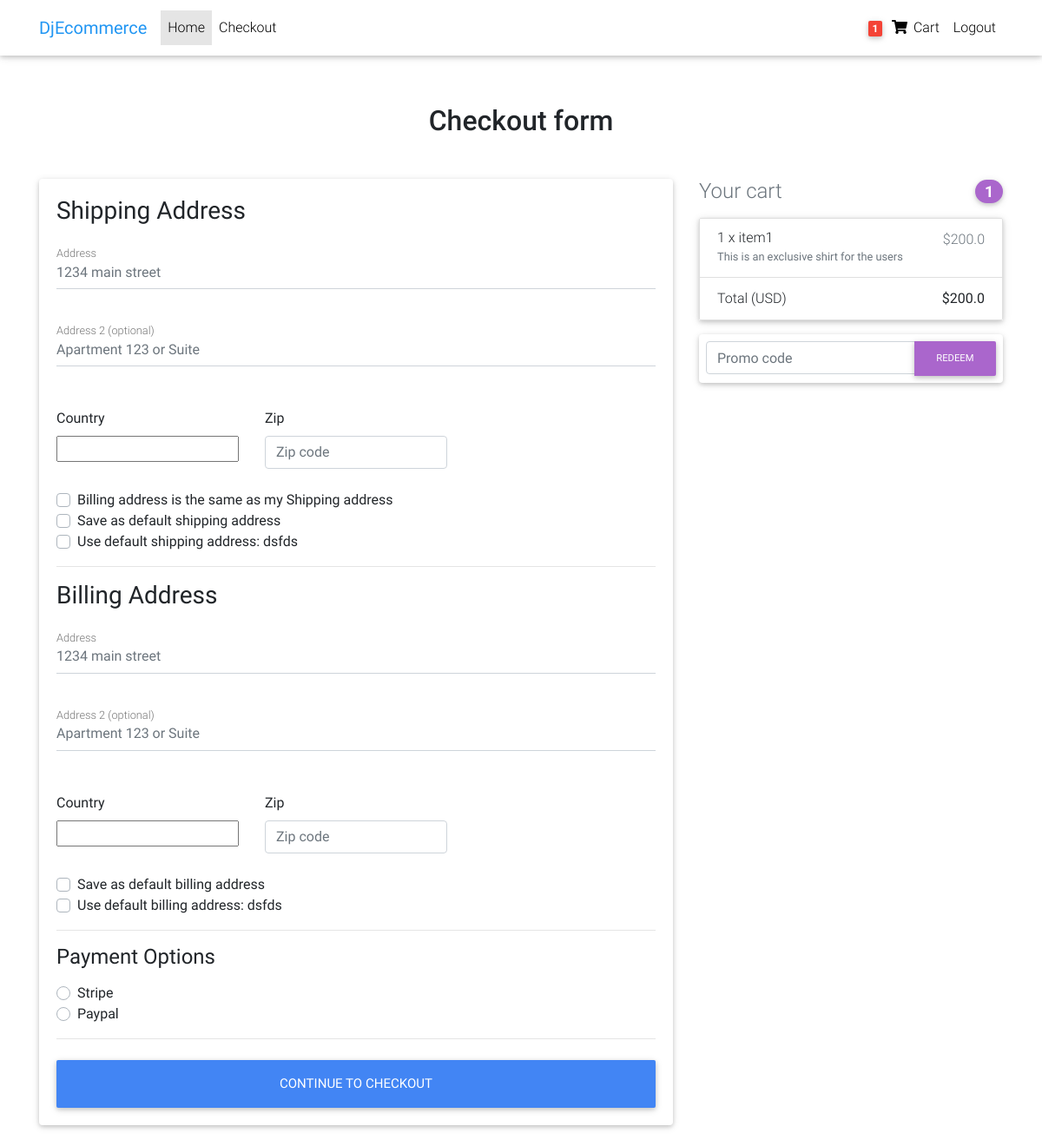
The page /checkout/ (signed in) on the database its author committed.
### core/models.py (models this page shows, shortened)
class Order(models.Model):
    user = models.ForeignKey(settings.AUTH_USER_MODEL,
                             on_delete=models.CASCADE)
    ref_code = models.CharField(max_length=20, blank=True, null=True)
    items = models.ManyToManyField(OrderItem)
    start_date = models.DateTimeField(auto_now_add=True)
    ordered_date = models.DateTimeField()  # moment when the order is created
    ordered = models.BooleanField(default=False)
    billing_address = models.ForeignKey('Address', related_name='billing_address', on_delete=models.SET_NULL, blank=True, null=True)
    shipping_address = models.ForeignKey('Address', related_name='shipping_address', on_delete=models.SET_NULL, blank=True, null=True)
    payment = models.ForeignKey('Payment', on_delete=models.SET_NULL, blank=True, null=True)
    coupon = models.ForeignKey('Coupon', on_delete=models.SET_NULL, blank=True, null=True)
    being_delivered = models.BooleanField(default=False)
    received = models.BooleanField(default=False)
    refund_requested = models.BooleanField(default=False)
    refund_granted = models.BooleanField(default=False)
    '''
    1. Item added to cart
    2. Adding a billing address
    (Failed checkout)
    3. Payment
    (Preprocessing, processing, packaging etc.)
    4. Being delivered
    5. Received
    6. Refunds
    '''
    def get_total(self):
        total = 0
        for order_item in self.items.all():
            total += order_item.get_final_price()
        if self.coupon:
            total -= self.coupon.amount
        return total

class Address(models.Model):
    user = models.ForeignKey(settings.AUTH_USER_MODEL,
                             on_delete=models.CASCADE)
    street_address = models.CharField(max_length=100)
    apartment_address = models.CharField(max_length=100)
    country = CountryField(multiple=False)
    zip = models.CharField(max_length=10)
    address_type = models.CharField(max_length=1, choices=ADDRESS_CHOICES)
    default = models.BooleanField(default=False)            # field for use this as a default shipping/billing address
    class Meta:
        verbose_name_plural = "Addresses"

class OrderItem(models.Model):
    user = models.ForeignKey(settings.AUTH_USER_MODEL,
                             on_delete=models.CASCADE)
    ordered = models.BooleanField(default=False)
    item = models.ForeignKey(Item, on_delete=models.CASCADE)
    quantity = models.IntegerField(default=1)
    def get_total_item_price(self):
        return self.quantity * self.item.price
    def get_final_price(self):
        if self.item.discount_price:
            return self.get_total_discount_item_price()
        return self.get_total_item_price()

class Item(models.Model):
    title = models.CharField(max_length=100)
    price = models.FloatField()
    discount_price = models.FloatField(blank=True, null=True)
    category = models.CharField(choices=CATEGORY_CHOICES, max_length=2)
    label = models.CharField(choices=LABEL_CHOICES, max_length=1)
    slug = models.SlugField()
    description = models.TextField()
    image = models.ImageField()

### core/views.py (the view, shortened to what this page needs)
# urls.py: path('checkout/', CheckoutView.as_view(), name='checkout'),
class CheckoutView(View):
    def get(self, *args, **kwargs):
        try:
            order = Order.objects.get(
                user=self.request.user,
                ordered=False  # that means we are not getting an order that is already purchased
            )
            form = CheckoutForm()
            context = {
            'form': form,
            'couponform': CouponForm(),
            'order': order,
            'DISPLAY_COUPON_FORM': True
            }
            shipping_address_qs = Address.objects.filter(
                user=self.request.user,
                address_type='S',
                default=True
            )
            if shipping_address_qs.exists():
                context.update({'default_shipping_address': shipping_address_qs[0]})
            billing_address_qs = Address.objects.filter(
                user=self.request.user,
                address_type='B',
                default=True
            )
            if billing_address_qs.exists():
                context.update({'default_billing_address': billing_address_qs[0]})
            return render(self.request, "checkout-page.html", context)
        except ObjectDoesNotExist:
            messages.info(self.request, "You don't have an active order")
            return redirect('core:checkout')

### core/forms.py
class CouponForm(forms.Form):
    code = forms.CharField(widget=forms.TextInput(attrs={
        'class': "form-control",
        'placeholder': 'Promo code',
        'aria-label': "Recipient's username",
        'aria-describedby': "basic-addon2"
    }))

### core/templatetags/cart_template_tags.py (called while the page is built)
@register.filter
def cart_item_count(user):
    if user.is_authenticated:
        qs = Order.objects.filter(user=user, ordered=False)
        if qs.exists():
            return qs[0].items.count()
    return 0  # if user is not authenticated return 0

### templates/checkout-page.html (shortened to what this page needs)
{% load static %}
<!DOCTYPE html>
<html lang="en">
<head>
    <link rel="stylesheet" href="https://use.fontawesome.com/releases/v5.11.2/css/all.css">
    <link href="{% static 'css/bootstrap.min.css' %}" rel="stylesheet">
    <link href="{% static 'css/mdb.min.css' %}" rel="stylesheet">
    <link href="{% static 'css/style.min.css' %}" rel="stylesheet">
</head>
<body>
{% include 'base.html' %}
{% include 'navbar.html' %}
{% load crispy_forms_tags %}
<main>
    <div class="container wow fadeIn">
        <h2 class="my-5 h2 text-center">Checkout form</h2>
        <div class="row">
            <div class="col-md-8 mb-4">
                <div class="card">
                    <form method="POST" class="card-body">
                        <h3>Shipping Address</h3>
                        <div class="hideable_shipping_form">
                            <div class="md-form mb-5">
                                <input type="text" placeholder="1234 main street" id="shipping_address" name="shipping_address" class="form-control"/>
                                <label for="shipping_address" class="">Address</label>
                            </div>
                            <div class="md-form mb-5">
                              <input type="text" placeholder="Apartment 123 or Suite" id="shipping_address2" name="shipping_address2" class="form-control"/>
                                <label for="shipping_address2" class="">Address 2 (optional)</label>
                            </div>
                            <div class="row">
                                <div class="col-lg-4 col-md-12 mb-4">
                                    <label >Country</label>
                                        {{ form.shipping_country }}
                                </div>
                                <div class="col-lg-4 col-md-6 mb-4">
                                    <label for="shipping_zip">Zip</label>
                                   <input type="text" placeholder="Zip code" id="shipping_zip" name="shipping_zip" class="form-control" />
                                </div>
                            </div>
                             <div class="custom-control custom-checkbox">
                            <label class="custom-control-label" for="same_billing_address">Billing address is the same as my
                                Shipping address</label>
                        </div>
                        <div class="custom-control custom-checkbox">
                            <label class="custom-control-label" for="set_default_shipping">Save as default shipping address</label>
                        </div>
                            </div>
                        {% if default_shipping_address %}
                         <div class="custom-control custom-checkbox">
                            <label class="custom-control-label" for="use_default_shipping">Use default shipping address: {{ default_shipping_address.street_address|truncatechars:10 }}</label>
                        </div>
                        {% endif %}
                            <hr>
                        <h3>Billing Address</h3>
                        <div class="hideable_billing_form">
                            <div class="md-form mb-5">
                                <input type="text" placeholder="1234 main street" id="billing_address" name="billing_address" class="form-control"/>
                                <label for="billing_address" class="">Address</label>
                            </div>
                            <div class="md-form mb-5">
                              <input type="text" placeholder="Apartment 123 or Suite" id="billing_address2" name="billing_address2" class="form-control"/>
                                <label for="billing_address2" class="">Address 2 (optional)</label>
                            </div>
                            <div class="row">
                                <div class="col-lg-4 col-md-12 mb-4">
                                    <label >Country</label>
                                        {{ form.billing_country }}
                                </div>
                                <div class="col-lg-4 col-md-6 mb-4">
                                    <label for="billing_zip">Zip</label>
                                   <input type="text" placeholder="Zip code" id="billing_zip" name="billing_zip" class="form-control" />
                                </div>
                            </div>
                             <div class="custom-control custom-checkbox">
                            <label class="custom-control-label" for="set_default_billing">Save as default billing address</label>
                             </div>
                        </div>
                            {% if default_billing_address %}
                        <div class="custom-control custom-checkbox">
                            <label class="custom-control-label" for="use_default_billing">Use default billing address: {{ default_billing_address.street_address|truncatechars:10 }}</label>
                        </div>
                        {% endif %}
                        <hr>
                        <h4>Payment Options</h4>
                        <div class="d-block my-3">
                            {% for value, name in form.fields.payment_option.choices %}
                            <div class="custom-control custom-radio">
                                <label class="custom-control-label" for="{{ name }}">{{ name }}</label>
                            </div>
                            {% endfor %}
                        </div>
                        <hr class="mb-4">
                        <button class="btn btn-primary btn-lg btn-block" type="submit">Continue to checkout</button>
                    </form>
                </div>
            </div>
            <div class="col-md-4 mb-4">
                {% include 'order_snippet.html' %}
            </div>
        </div>
    </div>
</main>
</body>
</html>

### templates/navbar.html (shortened to what this page needs)
 <!DOCTYPE html>
<html lang="en">
<head>
</head>
<body>
{% load cart_template_tags %}
  <nav class="navbar fixed-top navbar-expand-lg navbar-light white scrolling-navbar">
    <div class="container">
      <a class="navbar-brand waves-effect" href="https://mdbootstrap.com/docs/jquery/" target="_blank">
        <strong class="blue-text">DjEcommerce</strong>
      </a>
      <div class="collapse navbar-collapse" id="navbarSupportedContent">
        <ul class="navbar-nav mr-auto">
          <li class="nav-item active">
            <a class="nav-link waves-effect" href="#">Home
            </a>
          </li>
          <li class="nav-item">
            <a class="nav-link waves-effect" href="/checkout"
              target="_blank">Checkout</a>
          </li>
        </ul>
        <ul class="navbar-nav nav-flex-icons">
          {% if request.user.is_authenticated %}
          <li class="nav-item">
            <a href="{% url 'core:order-summary' %}" class="nav-link waves-effect">
              <span class="badge red z-depth-1 mr-1"> {{ request.user|cart_item_count }}</span>
              <i class="fas fa-shopping-cart"></i>
              <span class="clearfix d-none d-sm-inline-block"> Cart </span>
            </a>
          </li>
          <li class="nav-item">
            <a class="nav-link waves-effect" href="{% url 'account_logout' %}">
              <span class="clearfix d-none d-sm-inline-block"> Logout </span>
            </a>
          </li>
          {% endif %}
        </ul>
      </div>
    </div>
  </nav>
</body>
 </html>

### templates/order_snippet.html (shortened to what this page needs)
          <h4 class="d-flex justify-content-between align-items-center mb-3">
            <span class="text-muted">Your cart</span>
            <span class="badge badge-secondary badge-pill">{{ order.items.count }}</span>
          </h4>
          <ul class="list-group mb-3 z-depth-1">
              {% for order_item in order.items.all %}
            <li class="list-group-item d-flex justify-content-between lh-condensed">
              <div>
                <h6 class="my-0">{{ order_item.quantity }} x {{ order_item.item.title }}</h6>
                <small class="text-muted">{{ order_item.item.description }}</small>
              </div>
              <span class="text-muted">${{ order_item.get_final_price }}</span>
            </li>
           {% endfor %}
            <li class="list-group-item d-flex justify-content-between">
              <span>Total (USD)</span>
              <strong>${{ order.get_total }}</strong>
            </li>
          </ul>
            {% if DISPLAY_COUPON_FORM %}
          <form class="card p-2" action="{% url 'core:add-coupon' %}" method="post">
            <div class="input-group">
              {{ couponform.code }}
                <div class="input-group-append">
                <button class="btn btn-secondary btn-md waves-effect m-0" type="submit">Redeem</button>
              </div>
            </div>
          </form>
        {% endif %}

### rows shown on the page
Address: street_address "dsfds"
Address: street_address "dsfds"
Order: items.count "1", get_total "200.0"
OrderItem: quantity "1", item "item1", item.description "This is an exclusive shirt for the users", get_final_price "200.0"

### other values the page prints
{{ request.user|cart_item_count }} "1"
{{ name }} "Stripe" "Paypal"
